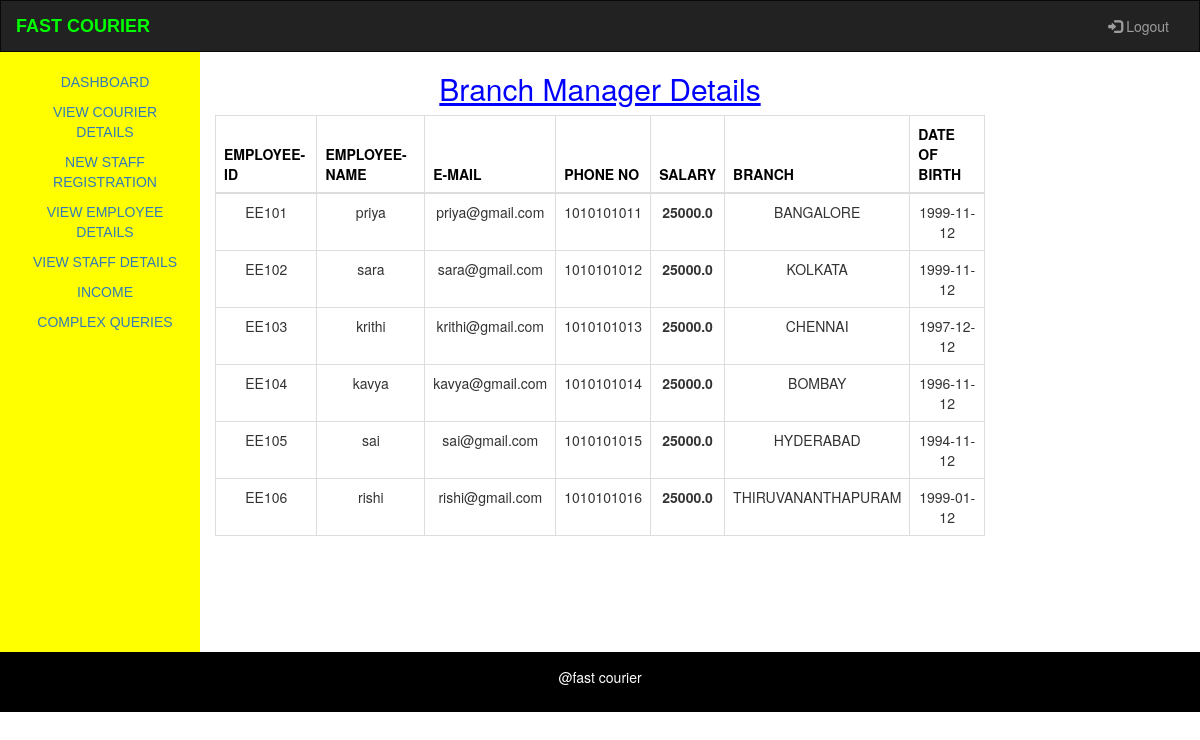
The page /PHASE-3/UI-files/viewemp.php on the database its author committed.
### tables this page shows
CREATE TABLE branch_mgr(
	bid VARCHAR(15)  NOT NULL,
	bmpwd VARCHAR(10) NOT NULL,
	bmname VARCHAR(15)  NOT NULL,
	bmdob DATE NOT NULL,
	bmphone CHAR(10) NOT NULL,
	bmmail VARCHAR(100) NOT NULL,
	bmaddress VARCHAR(100) NOT NULL,
	bmsalary DECIMAL(10,1) NOT NULL,
	bcity VARCHAR(30) NOT NULL,
	UNIQUE(bid),
	PRIMARY KEY(bid)
);

### PHASE-3/UI-files/viewemp.php (the view, shortened to what this page needs)
<!DOCTYPE html>
<html lang="en">
<head>
  <link rel="stylesheet" href="https://maxcdn.bootstrapcdn.com/bootstrap/3.4.0/css/bootstrap.min.css">
</head>
<body>
<nav class="navbar navbar-inverse">
  <div class="container-fluid">
    <div class="navbar-header">
      <a class="navbar-brand" style="color:#00ff00;font-family: Arial, Helvetica, sans-serif; font-weight: 900;">FAST COURIER</a>
    </div>
    <div class="collapse navbar-collapse" id="myNavbar">
      <ul class="nav navbar-nav navbar-right">
        <li><a href="home.html"><span class="glyphicon glyphicon-log-in"></span> Logout</a></li>
      </ul>
    </div>
  </div>
</nav>
<div class="container-fluid text-center">
  <div class="row content">
    <div class="col-sm-2 sidenav">
      <p ><a href="dashboard.php">DASHBOARD</a></p>
      <p><a href="codet.php">VIEW COURIER DETAILS</a></p>
      <p><a href="staffreg.html">NEW STAFF REGISTRATION</a></p>
      <p  class="active"><a href="viewemp.php">VIEW EMPLOYEE DETAILS</a></p>
      <p><a href="staffdet.php">VIEW STAFF DETAILS</a></p>
      <p><a href="income.php">INCOME</a></p>
      <p><a href="complexq.php">COMPLEX QUERIES</a></p>
    </div>
    <div class="col-sm-8 text-center">
      <h2 style="color:blue;text-decoration: underline;">Branch Manager Details</h2>
      <table class="table table-bordered">
    <thead style="background-color:#ffffff;color: #000000;">
      <tr>
        <th>EMPLOYEE-ID</th>
        <th>EMPLOYEE-NAME</th>
        <th>E-MAIL</th>
        <th>PHONE NO</th>
        <th><b>SALARY</b></th>
        <th>BRANCH</th>
        <th>DATE OF BIRTH</th>
      </tr>
    </thead>
    <tbody>
      <?php
$db=mysqli_connect("localhost","root","","courier");
$sql="SELECT * FROM branch_mgr";
    $result=mysqli_query($db,$sql) or die("Bad query:");
while($row=mysqli_fetch_assoc($result)){
 echo "<tr><td>{$row['bid']}</td><td>{$row['bmname']}</td><td>{$row['bmmail']}</td><td>{$row['bmphone']}</td><td><b>{$row['bmsalary']}</b></td><td>{$row['bcity']}</td><td>{$row['bmdob']}</td></tr>";
}
?>
    </tbody>
  </table>
    </div>
  </div>
</div>
<footer class="container-fluid text-center" style="margin-bottom: 0px;">
  <p>@fast courier</p>
</footer>
</body>
</html>

### PHASE-3/UI-files/viewemp.php (style rules this page uses)
.navbar { margin-bottom: 0; border-radius: 0; }
.row.content { height: 600px; }
.sidenav { padding:20px 20px 40px 30px; background-color: #ffff00; color: #000000; font-family: Impact, Charcoal, sans-serif,monospace; height: 100%; font-weight: italic; }
footer { background-color: #000000; color: white; padding: 15px; margin-bottom:0px; }

### rows shown on the page
branch_mgr: bid "EE101", bmname "priya", bmmail "priya@gmail.com", bmphone "1010101011", bmsalary "25000.0", bcity "BANGALORE", bmdob "1999-11-12"
branch_mgr: bid "EE102", bmname "sara", bmmail "sara@gmail.com", bmphone "1010101012", bmsalary "25000.0", bcity "KOLKATA", bmdob "1999-11-12"
branch_mgr: bid "EE103", bmname "krithi", bmmail "krithi@gmail.com", bmphone "1010101013", bmsalary "25000.0", bcity "CHENNAI", bmdob "1997-12-12"
branch_mgr: bid "EE104", bmname "kavya", bmmail "kavya@gmail.com", bmphone "1010101014", bmsalary "25000.0", bcity "BOMBAY", bmdob "1996-11-12"
branch_mgr: bid "EE105", bmname "sai", bmmail "sai@gmail.com", bmphone "1010101015", bmsalary "25000.0", bcity "HYDERABAD", bmdob "1994-11-12"
branch_mgr: bid "EE106", bmname "rishi", bmmail "rishi@gmail.com", bmphone "1010101016", bmsalary "25000.0", bcity "THIRUVANANTHAPURAM", bmdob "1999-01-12"
